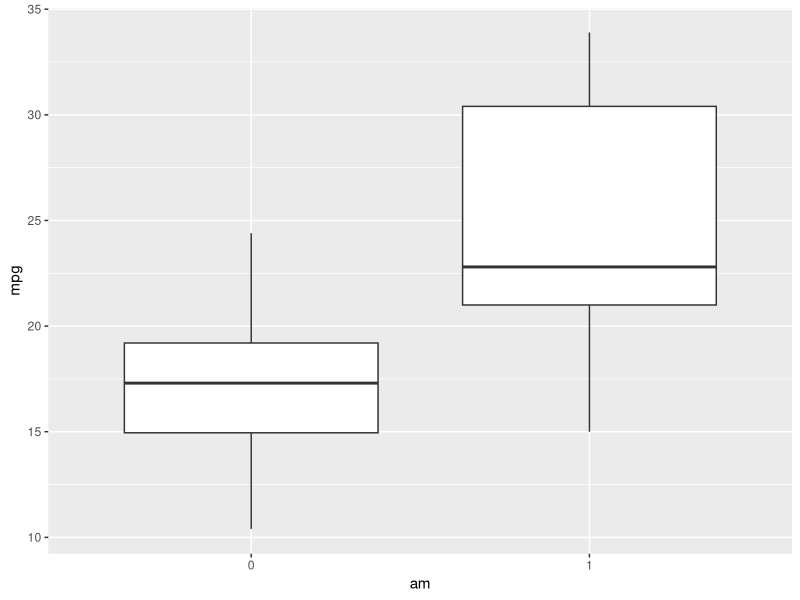
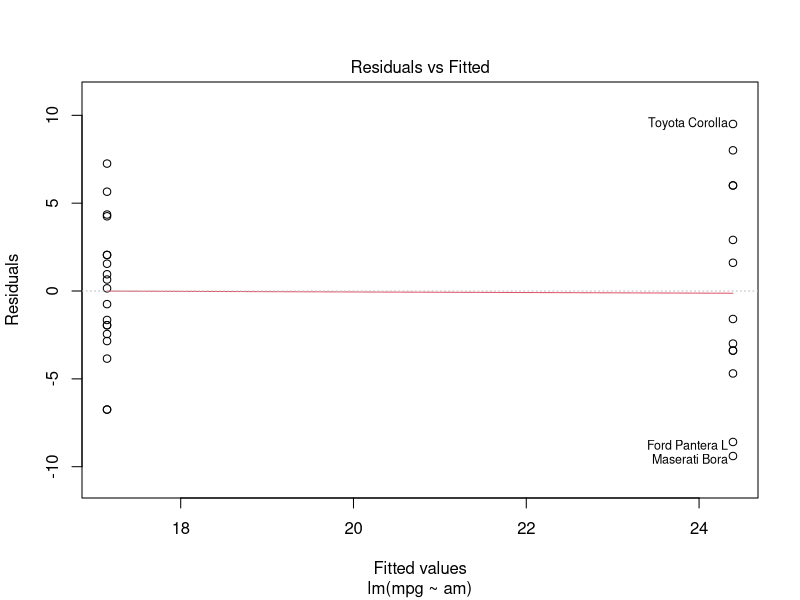
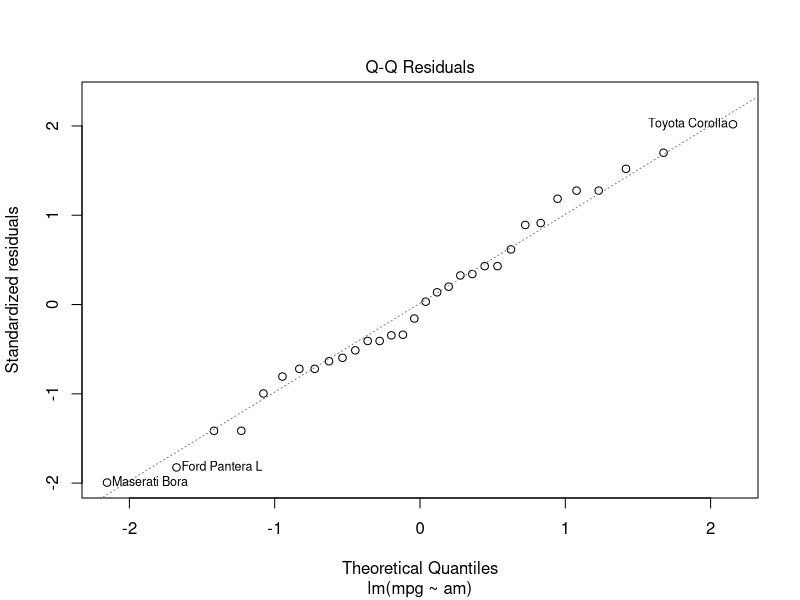
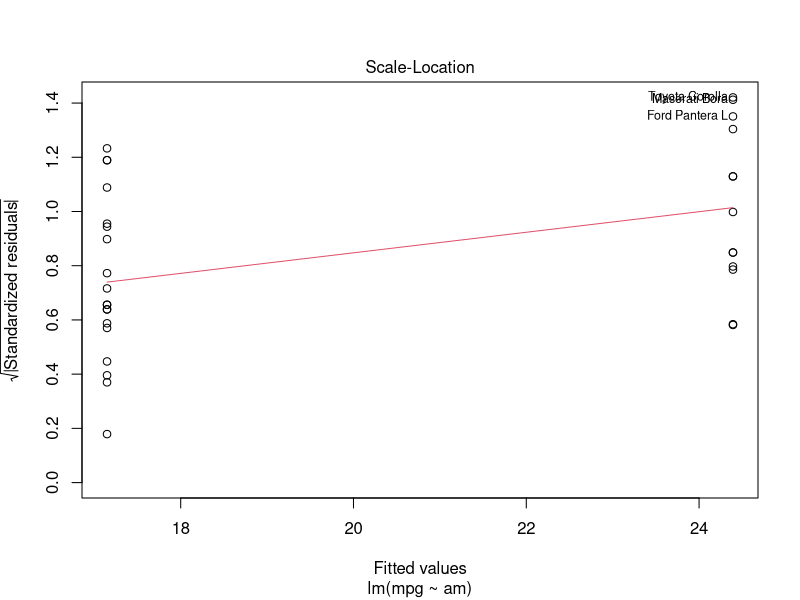
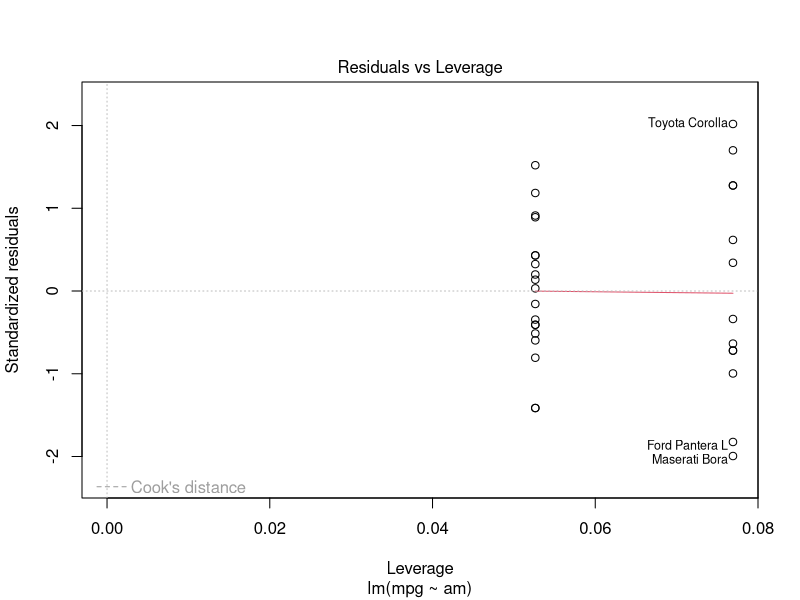

Recreate these plots in R, in order.
library(ggplot2)
data("mtcars")

head(mtcars)
str(mtcars)

mtcars$am <- factor(mtcars$am)

tapply(mtcars$mpg,mtcars$am,mean)
g <- ggplot(data = mtcars, aes(x = am, y = mpg))
g + geom_boxplot()

fit <- lm(mpg~.,data = mtcars)
summary(fit)

fit2 <- lm(mpg~am,data = mtcars)
summary(fit2)

plot(fit2)